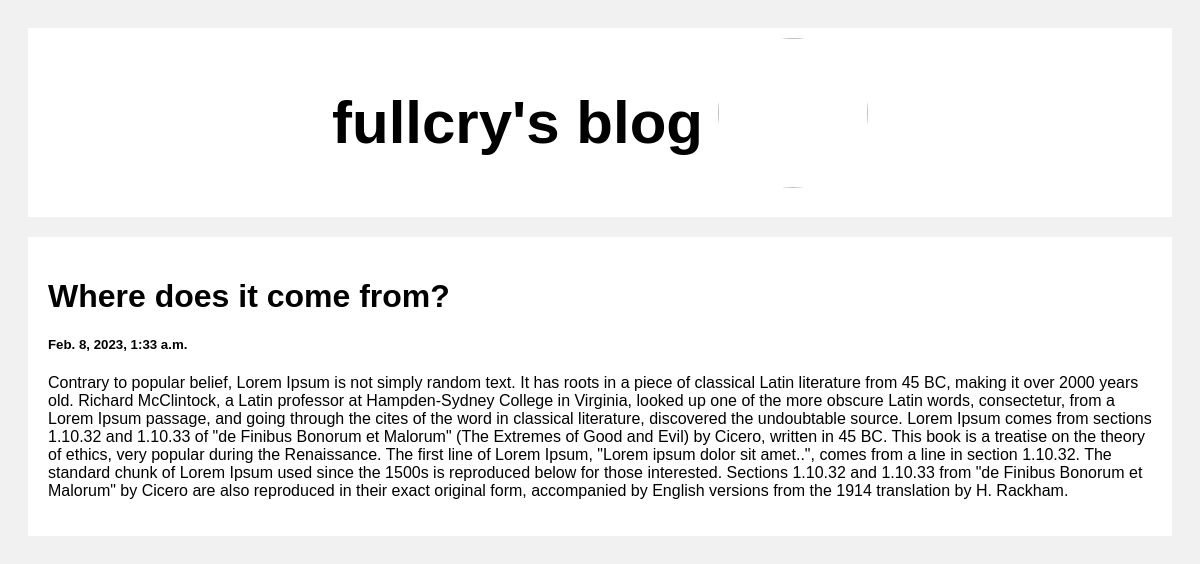
Screenshot of /post/2 with the database file from the repository.
### posts/models.py (models this page shows)
class Post(models.Model):
    title = models.CharField(max_length=100)
    body = models.CharField(max_length=1000000)
    created_at= models.DateTimeField(default=datetime.now, blank=True)

### posts/views.py (the view)
# urls.py: path('', include('posts.urls')),
def posts(request, index):
    posts = Post.objects.get(id=index)
    return render (request, 'posts.html', {'posts': posts})

### templates/posts.html (shortened to what this page needs)
{% load static %}
<!DOCTYPE html>
<html>
<head>
<link rel="stylesheet" href="{% static 'style.css' %}">
</head>
<body>
<div class="header">
    <a style="text-decoration: none; color: black;" href="http://127.0.0.1:8000/"><h2>fullcry's blog</h2></a>
  <img class="icon" src="https://pbs.twimg.com/media/DW7WrQdWAAA0k1z.jpg"/>
</div>
<div class="row">
  <div class="leftcolumn">
    <div class="card">
        <h1>{{posts.title}}</h1>
        <h5>{{posts.created_at}}</h5>
        <p>{{posts.body}}</p>
    </div>
  </div>
</div>
</body>
</html>

### static/style.css (style rules this page uses)
* { box-sizing: border-box; }
body { font-family: Arial; padding: 20px; background: #f1f1f1; }
.header { justify-content: center; display: flex; padding: 10px; font-size: 40px; background: white; }
.icon { margin-left: 15px; width: 150px; height: 150px; border-radius: 50%; }
.leftcolumn { float: left; width: 100%; }
.card { background-color: white; padding: 20px; margin-top: 20px; }
.row:after { content: ""; display: table; clear: both; }

### rows the page displays
Post: title "Where does it come from?", created_at "Feb. 8, 2023, 1:33 a.m.", body "Contrary to popular belief, Lorem Ipsum is not simply random text. It has roots in a piece of classical Latin literature from 45 BC, making it over 2000 years old. Richard McClintock, a Latin professor at Hampden-Sydney College in Virginia, looked up one of the more obscure Latin words, consectetur, from a Lorem Ipsum passage, and going through the cites of the word in classical literature, discovered the undoubtable source. Lorem Ipsum comes from sections 1.10.32 and 1.10.33 of \"de Finibus Bonorum et Malorum\" (The Extremes of Good and Evil) by Cicero, written in 45 BC. This book is a treatise on the theory of ethics, very popular during the Renaissance. The first line of Lorem Ipsum,…"
